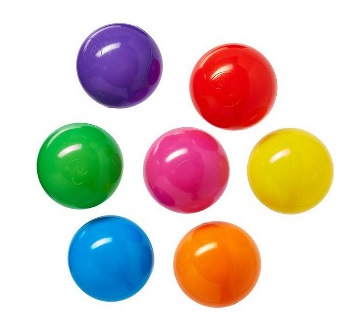
#> input picture images/color_ball_small.jpg, 360 x 335 px
$ python latihan_16.py
#> lines starting #> are read from the running program, lines starting #| are printed output that depends on the picture
import cv2
import numpy as np

def find_harris_corners(img, k, window_size, thershold):
    corner_list = []
    offseet = int(window_size / 2)
    y_range = img.shape[0] - offseet
    x_range = img.shape[1] - offseet

    dy, dx = np.gradient(img)
    Ixx = dx**2
    Ixy = dy*dx
    Iyy = dy**2

    for y in range(offseet, y_range):
        for x in range(offseet, x_range):
            start_y = y - offseet
            end_y = y + offseet + 1
            start_x = x - offseet
            end_x = x + offseet + 1

            windowIxx = Ixx[start_y : end_y, start_x : end_x]
            windowIxy = Ixy[start_y : end_y, start_x : end_x]
            windowIyy = Iyy[start_y : end_y, start_x : end_x]

            Sxx = windowIxx.sum()
            Sxy = windowIxy.sum()
            Syy = windowIyy.sum()

            det = (Sxx * Syy) - (Sxy**2)
            trace = Sxx + Syy

            r = det - k*(trace**2)

            if r > thershold:
                corner_list.append([x, y, r])

    return corner_list


def draw_corner(img, corner_list):
    for corner in corner_list:
        img[corner[1], corner[0]] = (0, 0, 255)

    return img


k = 0.04
window_size = 5
thershold = 10000000.00
img = cv2.imread("../images/color_ball_small.jpg")
#> img is the input picture: shape (335, 360, 3); mean B, G, R 196.2, 204.1, 218.2
img_grayscale = cv2.cvtColor(img, cv2.COLOR_RGB2GRAY)
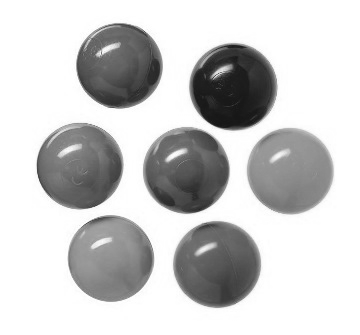
#> img_grayscale: shape (335, 360); min 22, max 255, mean 203.3
img_blurred = cv2.GaussianBlur(img_grayscale, (3, 3), 1.2)

corner_list = find_harris_corners(img_blurred, k, window_size, thershold)
#> in find_harris_corners, `dy, dx = np.gradient(img)`:
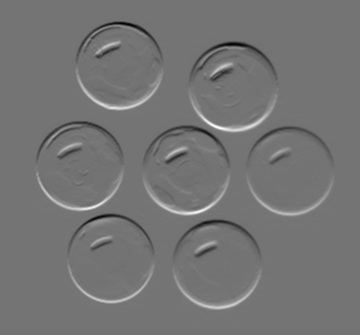
#> dy: shape (335, 360) float64; min -61, max 72, mean 0; drawn with min black and max white
#> in find_harris_corners, `dy, dx = np.gradient(img)`:
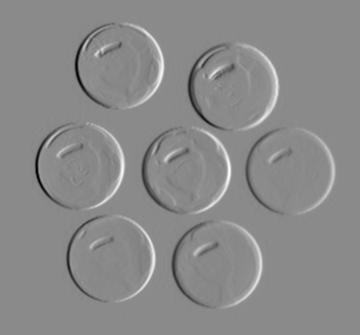
#> dx: shape (335, 360) float64; min -62, max 52.5, mean 0; drawn with min black and max white
#> in find_harris_corners, `Ixx = dx**2`:
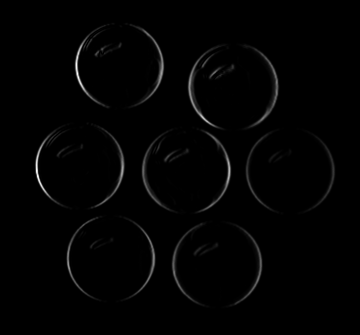
#> Ixx: shape (335, 360) float64; min 0, max 3844, mean 43.3; drawn with min black and max white
#> in find_harris_corners, `Ixy = dy*dx`:
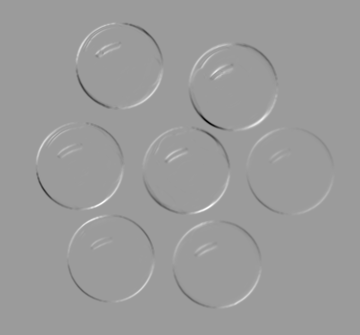
#> Ixy: shape (335, 360) float64; min -3283, max 2090.5, mean 2.3; drawn with min black and max white
#> in find_harris_corners, `Iyy = dy**2`:
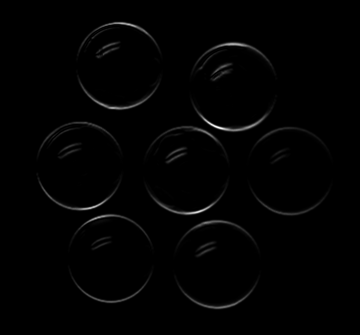
#> Iyy: shape (335, 360) float64; min 0, max 5184, mean 48.6; drawn with min black and max white
#> after the loop in find_harris_corners, `for y in range(offseet, y_range):`: corner_list = 233 items, first 6: [118, 42, 12046249.8], [119, 42, 11008090.1], [117, 43, 14196293.3], [118, 43, 22338971.5], [119, 43, 18924264.1], [120, 43, 11360301.8]
corner_img = draw_corner(img.copy(), corner_list)
#> the loop in draw_corner, `for corner in corner_list:` made 233 passes

cv2.imshow("Original", img)
cv2.imshow("Detected Corner", corner_img)

cv2.waitKey(0)
cv2.destroyAllWindows()
